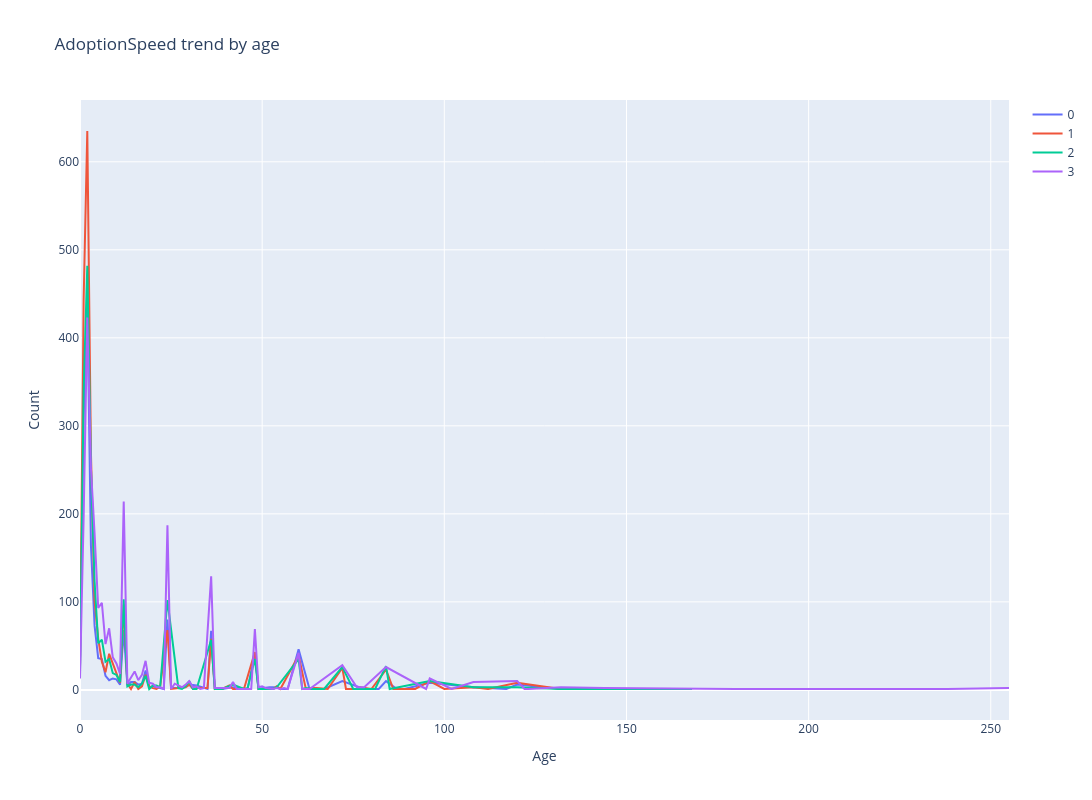

Notebook code cell kept with this figure:
### Code cell
##AdoptionSpeed trend by age
import plotly.graph_objects as go
import plotly.offline as py
data = []
for a in range(4):
    ##filtramos por cada clase de AdoptionSpeed
    df = dogs.loc[dogs['AdoptionSpeed'] == a]

##y graficamos la cantidad de perros por edad para cada clase de AdoptionSpeed  
    data.append(go.Scatter(x =df['Age'].value_counts().sort_index().index,
                          y = df['Age'].value_counts().sort_index().values,
                          name = str(a)))
##configuramos la grafica
fig = go.Layout(dict(title = 'AdoptionSpeed trend by age',
                     xaxis = dict(title = 'Age'),
                     yaxis = dict(title = 'Count'),
                     width=3200),
                     height=800)
##mostramos la grafica
py.iplot(dict(data=data,layout=fig),filename='AdoptionSpeed trend by age')

### Figure 1 — Plotly figure (JSON) as saved in the notebook; plotly's stock layout.template omitted (floating-point values rounded to 4 significant figures)
{"data": [{"name": "0", "type": "scatter", "x": [0, 1, 2, 3, 4, 5, 6, 7, 8, 9, 10, 11, 12, 13, 14, 15, 16, 17, 18, 19, 20, 21, 22, 23, 24, 25, 27, 28, 30, 32, 35, 36, 37, 38, 39, 42, 46, 48, 49, 50, 52, 53, 54, 55, 56, 57, 60, 63, 65, 67, 72, 78, 82, 84, 87, 89, 96, 108, 117, 120, 132], "y": [27, 308, 444, 164, 73, 36, 35, 16, 11, 13, 12, 6, 68, 5, 9, 9, 6, 7, 22, 3, 4, 3, 2, 1, 80, 2, 2, 2, 6, 5, 1, 67, 2, 1, 1, 3, 1, 41, 1, 2, 3, 3, 3, 1, 1, 1, 46, 1, 1, 1, 10, 1, 1, 10, 1, 1, 8, 3, 1, 6, 1]}, {"name": "1", "type": "scatter", "x": [0, 1, 2, 3, 4, 5, 6, 7, 8, 9, 10, 11, 12, 13, 14, 15, 16, 17, 18, 19, 20, 21, 22, 24, 25, 27, 29, 30, 31, 32, 33, 35, 36, 37, 38, 39, 41, 42, 45, 48, 49, 50, 51, 53, 54, 55, 60, 62, 64, 65, 68, 72, 73, 74, 76, 77, 80, 84, 86, 88, 91, 92, 96, 100, 108, 112, 120, 132, 156], "y": [25, 443, 635, 270, 101, 58, 32, 20, 41, 30, 17, 8, 97, 7, 1, 9, 1, 4, 17, 4, 2, 1, 4, 68, 1, 2, 3, 6, 1, 2, 2, 2, 58, 1, 2, 1, 5, 1, 1, 43, 1, 1, 1, 1, 4, 1, 39, 1, 2, 2, 1, 25, 1, 1, 1, 3, 1, 23, 1, 1, 1, 1, 10, 1, 3, 1, 8, 1, 1]}, {"name": "2", "type": "scatter", "x": [0, 1, 2, 3, 4, 5, 6, 7, 8, 9, 10, 11, 12, 13, 14, 15, 16, 17, 18, 19, 20, 21, 22, 24, 27, 28, 29, 30, 31, 32, 36, 37, 39, 42, 45, 46, 48, 49, 50, 51, 52, 53, 54, 60, 61, 62, 64, 66, 67, 72, 75, 81, 84, 85, 96, 108, 120, 132, 135, 144, 168], "y": [20, 341, 482, 253, 123, 53, 57, 32, 35, 19, 17, 9, 103, 4, 6, 6, 3, 7, 16, 1, 5, 5, 3, 102, 2, 1, 4, 10, 1, 1, 57, 1, 1, 6, 1, 2, 35, 1, 1, 1, 1, 1, 3, 35, 1, 2, 1, 1, 1, 26, 1, 1, 27, 1, 10, 3, 3, 1, 1, 1, 1]}, {"name": "3", "type": "scatter", "x": [0, 1, 2, 3, 4, 5, 6, 7, 8, 9, 10, 11, 12, 13, 14, 15, 16, 17, 18, 19, 20, 21, 22, 23, 24, 25, 26, 27, 28, 29, 30, 31, 32, 33, 34, 36, 37, 38, 39, 41, 42, 43, 46, 47, 48, 49, 50, 51, 53, 54, 55, 56, 57, 60, 61, 62, 63, 72, 76, 78, 84, 95, 96, 102, 108, 120, 122, 123, 132, 144, 180, 212, 238, 255], "y": [13, 196, 423, 252, 178, 93, 99, 52, 70, 37, 30, 18, 214, 7, 14, 21, 11, 17, 33, 8, 7, 3, 3, 1, 187, 1, 7, 5, 3, 6, 10, 3, 4, 1, 2, 129, 2, 2, 2, 2, 9, 1, 1, 1, 69, 3, 4, 2, 1, 2, 1, 2, 1, 42, 1, 1, 1, 28, 3, 3, 26, 1, 13, 1, 9, 10, 1, 1, 3, 2, 1, 1, 1, 2]}], "layout": {"height": 800, "title": {"text": "AdoptionSpeed trend by age"}, "width": 3200, "xaxis": {"title": {"text": "Age"}}, "yaxis": {"title": {"text": "Count"}}}}
